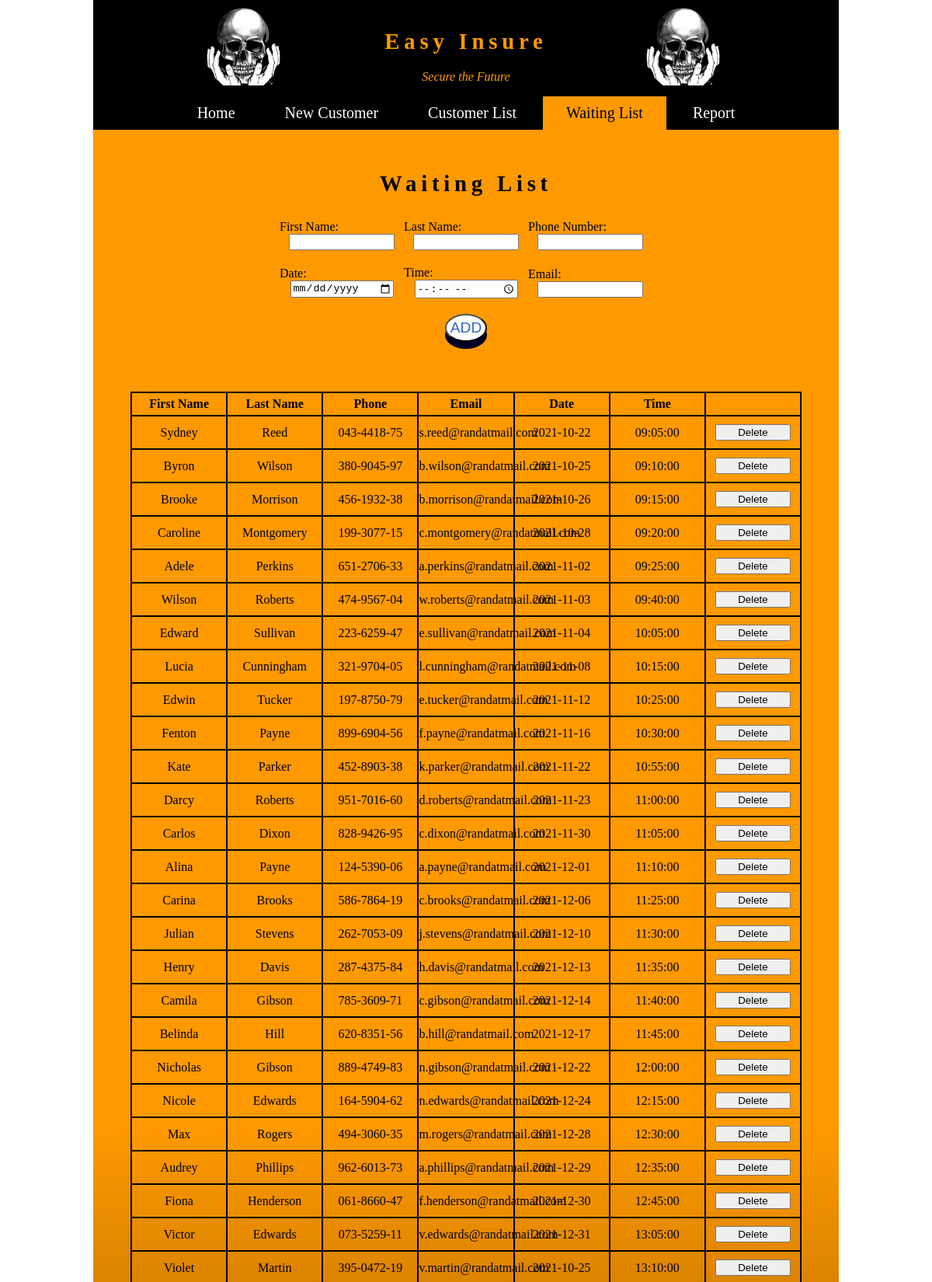
Screenshot of /?action=wait_list (upper part) with the database file from the repository.
### tables this page shows
CREATE TABLE waitList(
  waitID        INT(11)         NOT NULL  AUTO_INCREMENT,
  firstName     VARCHAR(255)    NOT NULL,
  lastName      VARCHAR(255)    NOT NULL,
  phone         VARCHAR(255)    NOT NULL,
  email         VARCHAR(255)    NOT NULL,
  date          date            NOT NULL,
  time          time            NOT NULL,
  
  PRIMARY KEY (waitID)
);

### index.php (called while the page is built)
<?php require 'student_manager\index.php'; ?>

### model/easy_insure_db_functions.php (called while the page is built, shortened)
<?php
function get_wait() {
    global $db;
    $query = 'SELECT * FROM waitList ORDER BY waitID';
    $statement = $db->prepare($query);
    $statement->execute();
    $wait = $statement->fetchAll();
    return $wait;
}
?>

### student_manager/easy_insure_wait_list.php (the view, shortened to what this page needs)
<?php include 'view/easy_insure_header.php'; ?>
<main>
    <h1>Waiting List</h1>
    <form action="index.php" method="post" id="add_wait">
        <table style="width:50%">
            <tr>
                <td>
                <label>First Name:</label>
                <input type="text" name="firstName">
                </td>
                <td>
                <label>Last Name:</label>
                <input type="text" name="lastName">
                </td>
                <td>
                <label>Phone Number:</label>
                <input type="text" name="phone" id="number">
                </td>
            </tr>
            <tr>
                <td>
                <label>Date:</label>
                <input type="date" name="date" id="date">
                </td>
                <td>
                <label>Time:</label>
                <input type="time" name="time" id="time">
                </td>
                <td>
                <label>Email:</label>
                <input type="text" name="email" id="email">
                </td>
            </tr>
            <tr>
                <td></td>
                <td><input type="submit" value="ADD" class="button" style="padding:5px; font-size:larger; margin:auto; text-align:center;"></td>
                <td></td>
            </tr>
        </table>
    </form>
    <br>
    <br>
    <br>
    <table class="waitlist">
        <tr>
            <th>First Name</th>
            <th>Last Name</th>
            <th>Phone</th>
            <th>Email</th>
            <th>Date</th>
            <th>Time</th>
            <th></th>
        </tr>
        <?php
        foreach ($waiting as $w) {
        ?>
            <tr>
                <td><?php echo $w['firstName']; ?></td>
                <td><?php echo $w['lastName']; ?></td>
                <td><?php echo $w['phone']; ?></td>
                <td><?php echo $w['email']; ?></td>
                <td><?php echo $w['date']; ?></td>
                <td><?php echo $w['time']; ?></td>
                <td>
                    <form method="post" action="index.php">
                        <input type="submit" value="Delete">
                    </form>
                </td>
            </tr>
        <?php
        }
        ?>
    </table>
    <br>
</main>
<?php include 'view/easy_insure_footer.php'; ?>

### main.css (style rules this page uses)
body { margin: auto; width: 80%; background-image: linear-gradient( #FF9900 50%, black); color: black; }
main { min-height: 400px; }
h1 { text-align: center; font-weight: bold; margin: 20px; font-size: 1.8em; letter-spacing: 0.2em; }
form { margin:auto; display: block; }
table { table-layout: fixed; margin:auto; width: 90%; border-collapse: collapse; }
td { padding: 10px 0; }
.waitlist td, .waitlist th, .customerTable td, .customerTable th { text-align: center; border: 2px solid black; }
th { padding:5px; background-color: #FF9900; color: Black; }
button, .button { width:auto; white-space: pre-line; background-color: white; color: #3066be; border-radius: 50%; padding: 20px; font-size: large; box-shadow: 0 9px #000022; }
input, select { margin:auto; display:block; width:80%; }

### rows the page displays
waitlist: firstName "Sydney", lastName "Reed", phone "043-4418-75", email "s.reed@randatmail.com", date "2021-10-22", time "09:05:00"
waitlist: firstName "Byron", lastName "Wilson", phone "380-9045-97", email "b.wilson@randatmail.com", date "2021-10-25", time "09:10:00"
waitlist: firstName "Brooke", lastName "Morrison", phone "456-1932-38", email "b.morrison@randatmail.com", date "2021-10-26", time "09:15:00"
waitlist: firstName "Caroline", lastName "Montgomery", phone "199-3077-15", email "c.montgomery@randatmail.com", date "2021-10-28", time "09:20:00"
waitlist: firstName "Adele", lastName "Perkins", phone "651-2706-33", email "a.perkins@randatmail.com", date "2021-11-02", time "09:25:00"
waitlist: firstName "Wilson", lastName "Roberts", phone "474-9567-04", email "w.roberts@randatmail.com", date "2021-11-03", time "09:40:00"
waitlist: firstName "Edward", lastName "Sullivan", phone "223-6259-47", email "e.sullivan@randatmail.com", date "2021-11-04", time "10:05:00"
waitlist: firstName "Lucia", lastName "Cunningham", phone "321-9704-05", email "l.cunningham@randatmail.com", date "2021-11-08", time "10:15:00"
waitlist: firstName "Edwin", lastName "Tucker", phone "197-8750-79", email "e.tucker@randatmail.com", date "2021-11-12", time "10:25:00"
waitlist: firstName "Fenton", lastName "Payne", phone "899-6904-56", email "f.payne@randatmail.com", date "2021-11-16", time "10:30:00"
waitlist: firstName "Kate", lastName "Parker", phone "452-8903-38", email "k.parker@randatmail.com", date "2021-11-22", time "10:55:00"
waitlist: firstName "Darcy", lastName "Roberts", phone "951-7016-60", email "d.roberts@randatmail.com", date "2021-11-23", time "11:00:00"
waitlist: firstName "Carlos", lastName "Dixon", phone "828-9426-95", email "c.dixon@randatmail.com", date "2021-11-30", time "11:05:00"
waitlist: firstName "Alina", lastName "Payne", phone "124-5390-06", email "a.payne@randatmail.com", date "2021-12-01", time "11:10:00"
waitlist: firstName "Carina", lastName "Brooks", phone "586-7864-19", email "c.brooks@randatmail.com", date "2021-12-06", time "11:25:00"
waitlist: firstName "Julian", lastName "Stevens", phone "262-7053-09", email "j.stevens@randatmail.com", date "2021-12-10", time "11:30:00"
waitlist: firstName "Henry", lastName "Davis", phone "287-4375-84", email "h.davis@randatmail.com", date "2021-12-13", time "11:35:00"
waitlist: firstName "Camila", lastName "Gibson", phone "785-3609-71", email "c.gibson@randatmail.com", date "2021-12-14", time "11:40:00"
waitlist: firstName "Belinda", lastName "Hill", phone "620-8351-56", email "b.hill@randatmail.com", date "2021-12-17", time "11:45:00"
waitlist: firstName "Nicholas", lastName "Gibson", phone "889-4749-83", email "n.gibson@randatmail.com", date "2021-12-22", time "12:00:00"
waitlist: firstName "Nicole", lastName "Edwards", phone "164-5904-62", email "n.edwards@randatmail.com", date "2021-12-24", time "12:15:00"
waitlist: firstName "Max", lastName "Rogers", phone "494-3060-35", email "m.rogers@randatmail.com", date "2021-12-28", time "12:30:00"
waitlist: firstName "Audrey", lastName "Phillips", phone "962-6013-73", email "a.phillips@randatmail.com", date "2021-12-29", time "12:35:00"
waitlist: firstName "Fiona", lastName "Henderson", phone "061-8660-47", email "f.henderson@randatmail.com", date "2021-12-30", time "12:45:00"
waitlist: firstName "Victor", lastName "Edwards", phone "073-5259-11", email "v.edwards@randatmail.com", date "2021-12-31", time "13:05:00"
waitlist: firstName "Violet", lastName "Martin", phone "395-0472-19", email "v.martin@randatmail.com", date "2021-10-25", time "13:10:00"
